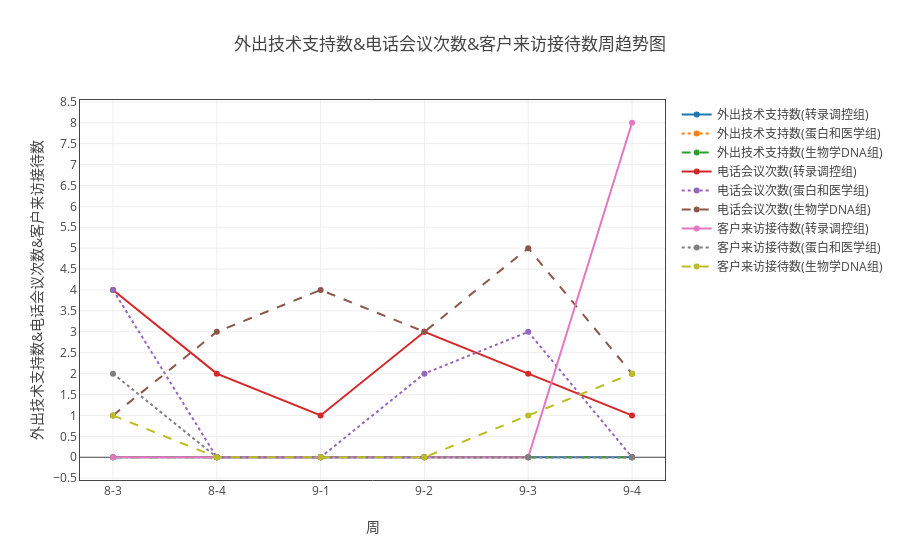

This figure's notebook cell:
### Markdown cell above
#### 电话会议次数、软著撰写完成数、专利撰写完成数、外出技术支持数、客户来访接待数和文章数

### Code cell
ss=myModule.format(all_dict ,"日期" ,['电话会议次数', '外出技术支持数', '客户来访接待数'])
ss.add_group('组别')
tt = myModule.myPlot(ss.groupby('sum'))
tt.plot('line')

### Figure 1 — Plotly figure (JSON) as saved in the notebook; plotly's stock layout.template omitted (floating-point values rounded to 4 significant figures)
{"data": [{"line": {"dash": "solid"}, "name": "外出技术支持数(转录调控组)", "type": "scatter", "uid": "47e34990-cb6f-11e8-806f-509a4c0f1ffc", "x": ["8-3", "8-4", "9-1", "9-2", "9-3", "9-4"], "y": [0, 0, 0, 0, 0, 0]}, {"line": {"dash": "dot"}, "name": "外出技术支持数(蛋白和医学组)", "type": "scatter", "uid": "47e34991-cb6f-11e8-b113-509a4c0f1ffc", "x": ["8-3", "8-4", "9-1", "9-2", "9-3", "9-4"], "y": [0, 0, 0, 0, 0, 0]}, {"line": {"dash": "dash"}, "name": "外出技术支持数(生物学DNA组)", "type": "scatter", "uid": "47e34992-cb6f-11e8-8b2e-509a4c0f1ffc", "x": ["8-3", "8-4", "9-1", "9-2", "9-3", "9-4"], "y": [0, 0, 0, 0, 0, 0]}, {"line": {"dash": "solid"}, "name": "电话会议次数(转录调控组)", "type": "scatter", "uid": "47e34993-cb6f-11e8-98f0-509a4c0f1ffc", "x": ["8-3", "8-4", "9-1", "9-2", "9-3", "9-4"], "y": [4, 2, 1, 3, 2, 1]}, {"line": {"dash": "dot"}, "name": "电话会议次数(蛋白和医学组)", "type": "scatter", "uid": "47e34994-cb6f-11e8-98f5-509a4c0f1ffc", "x": ["8-3", "8-4", "9-1", "9-2", "9-3", "9-4"], "y": [4, 0, 0, 2, 3, 0]}, {"line": {"dash": "dash"}, "name": "电话会议次数(生物学DNA组)", "type": "scatter", "uid": "47e34995-cb6f-11e8-9ce9-509a4c0f1ffc", "x": ["8-3", "8-4", "9-1", "9-2", "9-3", "9-4"], "y": [1, 3, 4, 3, 5, 2]}, {"line": {"dash": "solid"}, "name": "客户来访接待数(转录调控组)", "type": "scatter", "uid": "47e34996-cb6f-11e8-896a-509a4c0f1ffc", "x": ["8-3", "8-4", "9-1", "9-2", "9-3", "9-4"], "y": [0, 0, 0, 0, 0, 8]}, {"line": {"dash": "dot"}, "name": "客户来访接待数(蛋白和医学组)", "type": "scatter", "uid": "47e34997-cb6f-11e8-85d0-509a4c0f1ffc", "x": ["8-3", "8-4", "9-1", "9-2", "9-3", "9-4"], "y": [2, 0, 0, 0, 0, 0]}, {"line": {"dash": "dash"}, "name": "客户来访接待数(生物学DNA组)", "type": "scatter", "uid": "47e34998-cb6f-11e8-a732-509a4c0f1ffc", "x": ["8-3", "8-4", "9-1", "9-2", "9-3", "9-4"], "y": [1, 0, 0, 0, 1, 2]}], "layout": {"title": "外出技术支持数&电话会议次数&客户来访接待数周趋势图", "xaxis": {"mirror": "all", "nticks": 20, "showgrid": true, "showline": true, "title": "周", "zeroline": true}, "yaxis": {"mirror": "all", "nticks": 20, "showgrid": true, "showline": true, "title": "外出技术支持数&电话会议次数&客户来访接待数", "zeroline": true}}}
